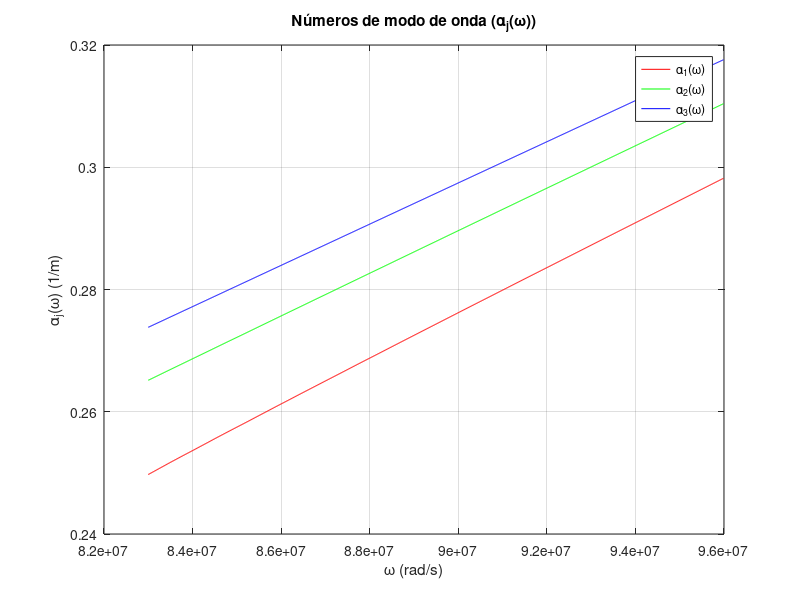
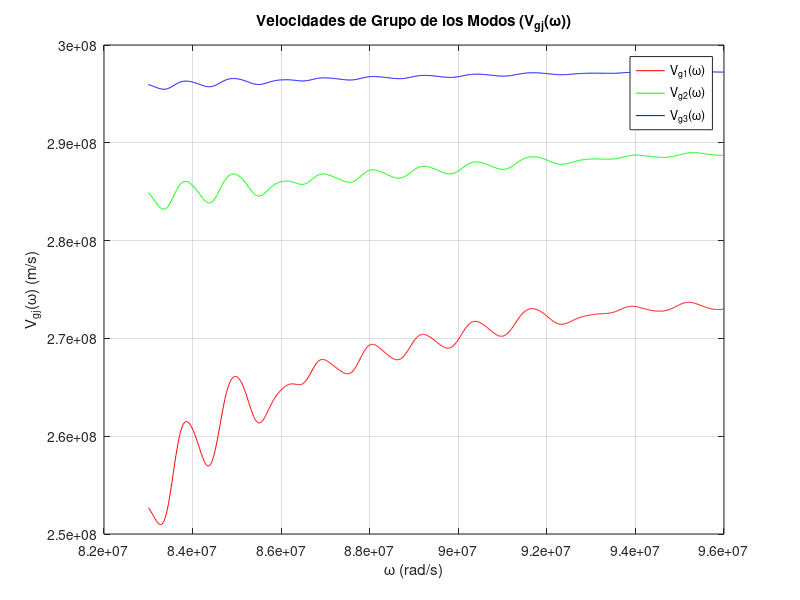

Here is the MATLAB script that generated these plots, in order:
%+------------------------------------------------------------------------+
%    Ricardo Vega, Vladimir Rabinovitch Likhtman, Raúl Castillo Pérez
%                     Método SPPS para Velocidades de grupo
%+------------------------------------------------------------------------+

clc;
close all;
clear all;
load awj.mat
format long

% Variables a considerar para obtener las soluciones
w = 83E6:13E3:95.987E6; %Frecuencia de operación
% awj = [];
% 
% for a = 1: length(w)
% c0 = 3E8; %Velocidad de la luz en el espacio libre.
% H = 81.03; %Alturas
% H1a = 105;
% H1b = 182.09;
% H1c = 255;
% H2 = 300;
% H1_H = H1c - H;%Intervalo de integración
% wpa = 2*pi*1.5457E6; %Frecuencia de plasma (ionósfera)
% wpb = 2*pi*3.148E6;
% wpc = 2*pi*4.429E6;
% wp1 = 2*pi*7E6; %Frecuencia de plasma (sobre la ionósfera)
% k1 = w(a)/c0; %Número de modo onda en atmósfera 
% k2a = sqrt(w(a)^2-wpa^2)/c0; %Número de modo onda en la ionósfera
% k2b = sqrt(w(a)^2-wpb^2)/c0;
% k2c = sqrt(w(a)^2-wpc^2)/c0;
% k3 = sqrt(w(a)^2-wp1^2)/c0; %Número de modo onda sobre la ionósfera
% dim = 1000; %Dimensión vectorial
% N = 50; %Número de potencias a considerar
% x0 = linspace(0,H,dim);
% x = linspace(H, H1c, dim);
% x3 = linspace(H1c,H2,dim);
% alfa = linspace(k3, k1, dim+2);
% alfa = alfa(2:end-1);
% 
% %------------------Para el caso 0 <= z <= H-----------------
% fi1 = sin(sqrt(k1^2-alfa.^2)'*x0);
% fi1Der = cos(sqrt(k1^2-alfa.^2)'*x0).*sqrt(k1^2-alfa.^2)';
% 
% %% Para el caso H <= z <= H1
% 
% % Solución de la ecuación homogenea
% p = ones(1, dim);
% q = zeros(1, dim);
% xDensity = dim/H1_H;
% r = -1*k2a^2.*ones(1, round(xDensity*(H1a-H)));
% r = [r -1*k2b^2.*ones(1, round(xDensity*(H1b-H1a)))];
% r = [r -1*k2c^2.*ones(1, round(xDensity*(H1c-H1b)))];
% lambda = 1;
% W = 1;
% WDer = 0;
% 
% % Construcción de potencias formales
% Xvirg = ones(1, dim);
% X = ones(1, dim);
% 
% % Para "v"
% for k = 1: N
%     if rem(k, 2) == 1
%         Xvirg(k+1, :) = ninteg(Xvirg(k, :)*W^2.*r, H1_H);
%         X(k+1, :) = ninteg(X(k, :)./(W^2.*p), H1_H);
%     else
%         X(k+1, :) = ninteg(X(k, :)*W^2.*r, H1_H);
%         Xvirg(k+1, :) = ninteg(Xvirg(k, :)./(W^2.*p), H1_H);
%     end
% end
% 
% % ----------Construcción de soluciones-------------------
% v1 = zeros(1, dim);
% v2 = zeros(1, dim);
% v1Der = zeros(1, dim);
% v2Der = zeros(1, dim);
% 
% for k = 0: N/2
%     v1 = v1 + W*lambda.*Xvirg(2*k+1, :);
%     if k > 0
%         v1Der = v1Der + lambda*Xvirg(2*k, :)./(W*p);
%     end
% end                                       
% 
% for k = 0: N/2-1
%     v2 = v2 + lambda*W.*X(2*k+2, :);
%     v2Der = v2Der + lambda*X(2*k+1, :)./(W*p);
% end
% 
% % Para "u"
% v = v1 + 1i*v2;
% vDer = v1Der + 1i*v2Der;
% 
% p = ones(1, dim);
% q = -r;
% %q = k2^2.*ones(1, dim);
% r = ones(1, dim);
% 
% for k = 1: N 
%     if rem(k, 2) == 1
%         Xvirg(k+1, :) = ninteg(Xvirg(k, :).*v.^2.*r, H1_H);
%         X(k+1, :) = ninteg(X(k, :)./(v.^2.*p), H1_H);
%     else
%         X(k+1, :) = ninteg(X(k, :).*v.^2.*r, H1_H);
%         Xvirg(k+1, :) = ninteg(Xvirg(k, :)./(v.^2.*p), H1_H);
%     end
% end
% 
% %--------------------------------------------------------------------------
% %Construcción de la solución en 50 km < = z <= 250 km
% u1 = zeros(N/2+1,dim);
% u2 = zeros(N/2+1,dim);
% u1Der = zeros(N/2+1,dim);
% u2Der = zeros(N/2+1,dim);
% 
% for cont = 0:N/2
%     u1(cont+1,:) = v.*Xvirg(1+2*cont,:);
%     if cont > 0
%         u1Der(cont+1,:) = Xvirg(2*cont,:)./(v.*p);
%     end
% end
% 
% u1Der = u1.*vDer./v + u1Der;
% u1 = flip(u1);
% u1Der = flip(u1Der);
% 
% for cont = 0:N/2-1
%     u2(cont+1,:) = v.*X(2+2*cont,:);
%     u2Der(cont+1,:) = X(1+2*cont,:)./(v.*p);
% end
% 
% u2Der = u2.*vDer./v + u2Der;
% u2 = flip(u2);
% u2Der = flip(u2Der);
% 
% %----------------Construcción de fi2 y fi2Der---------------------------
% u1Val = zeros(dim,dim);
% u2Val = zeros(dim,dim);
% u1DerVal = zeros(dim,dim);
% u2DerVal = zeros(dim,dim);
% 
% for cont = 1:dim        %Evaluación para cada punto en x (columnas)
%     u1Val(:,cont) = polyval(u1(:,cont),alfa.^2); %renglones con valores para alfa
%     u2Val(:,cont) = polyval(u2(:,cont),alfa.^2);
%     u1DerVal(:,cont) = polyval(u1Der(:,cont),alfa.^2);
%     u2DerVal(:,cont) = polyval(u2Der(:,cont),alfa.^2);
% end
% 
% C1 = fi1(:,end)./u1Val(:,1);
% C2 = fi1Der(:,end)./u2DerVal(:,1);
% 
% fi2 = real(u1Val).*C1 + real(u2Val).*C2;
% fi2Der = real(u1DerVal).*C1 + real(u2DerVal).*C2;
% 
% fi2A= fi2(:, end);
% fi2DerA = fi2Der(:, end);
% 
% %-------------------Ecuación de Dispersión-----------------------------
% EcDisp = fi2(:, end) + fi2Der(:, end)./sqrt(alfa.^2-k3^2)';
% EcDispSpline = spline(alfa.^2,EcDisp);
% Eigenvalores = fnzeros(EcDispSpline);
% NMO = sqrt(Eigenvalores(1,:));
% awj(a,:) = NMO;
% end

%-------------------Ecuación de Dispersión para derivar-----------------------------
% for b = 1: length(awj(1, :))
%     fi2Spline = spline(awj(:, b).^2, fi2(:, end));
%     fi2DerSpline = spline(awj(:, b).^2, fi2Der(:, end));
%     fi2awj(:, b) = fnval(fi2Spline, awj(:, b));
%     fi2Derawj(:, b) = fnval(fi2DerSpline, awj(:, b));
% end
% 
% for c = 1: length(awj(1, :))
%     fi2wSpline = spline(w, fi2awj(:, c));
%     fi2DerwSpline = spline(w, fi2Derawj(:, c));
%     fi2w(:, c) = fnval(w, fnder(fi2wSpline));
%     fi2Derw(:, c) = fnval(w, fnder(fi2DerwSpline));
%     fi2aSpline = spline(awj(:, c), fi2awj(:, c));
%     fi2DeraSpline = spline(awj(:, c), fi2Derawj(:, c));
%     fi2a(:, c) = fnval(awj(:, c), fnder(fi2aSpline));
%     fi2Dera(:, c) = fnval(awj(:, c), fnder(fi2DeraSpline));
% end
% 
% k3w = spline(w, k3);
% k3w = fnval(w, fnder(k3w));
% 
% for d = 1: length(awj(1,:))
%     Lw(:, d) = fi2w(:, d) - (k3'.*k3w'./sqrt(awj(:, d).^2 - k3'.^2)).*fi2Derawj(:, d) + ...
%         fi2Derw(:, d)./sqrt(awj(:, d).^2 - k3'.^2);
%     La(:, d) = fi2a(:, d) + (awj(:, d)./sqrt(awj(:, d).^2 - k3'.^2)).*fi2Derawj(:, d) + ...
%         fi2Dera(:, d)./sqrt(awj(:, d).^2 - k3'.^2);
% end
% 
% for e = 1: length(awj(1,:))
%     Vg(:, e) =  La(:, e)./Lw(:, e);
% end

%% -------------------Componentes para las Vg-----------------------------

% Graficas de las funciones de los numeros de modo de onda

for b = 1: length(awj(1,:))
    awSpline = spline(w, awj(:, b));
    awp(:, b) = fnval(fnder(awSpline), w);
end

for c =1: length(awj(1,:))
    Vg(:, c) = 1./awp(:, c);
end

figure
plot(w, awj(:,1), 'r')
hold on
grid on
plot(w, awj(:,2), 'g')
plot(w, awj(:,3), 'b')
title('Números de modo de onda (\alpha_{j}(\omega))')
xlabel('\omega (rad/s)')
ylabel('\alpha_{j}(\omega) (1/m)')
legend('\alpha_{1}(\omega)', '\alpha_{2}(\omega)', '\alpha_{3}(\omega)')
hold off

figure
plot(w, Vg(:,1), 'r')
hold on
grid on
plot(w, Vg(:,2), 'g')
plot(w, Vg(:,3), 'b')
title('Velocidades de Grupo de los Modos (V_{gj}(\omega))')
xlabel('\omega (rad/s)')
ylabel('V_{gj}(\omega) (m/s)')
legend('V_{g1}(\omega)','V_{g2}(\omega)','V_{g3}(\omega)')
hold off